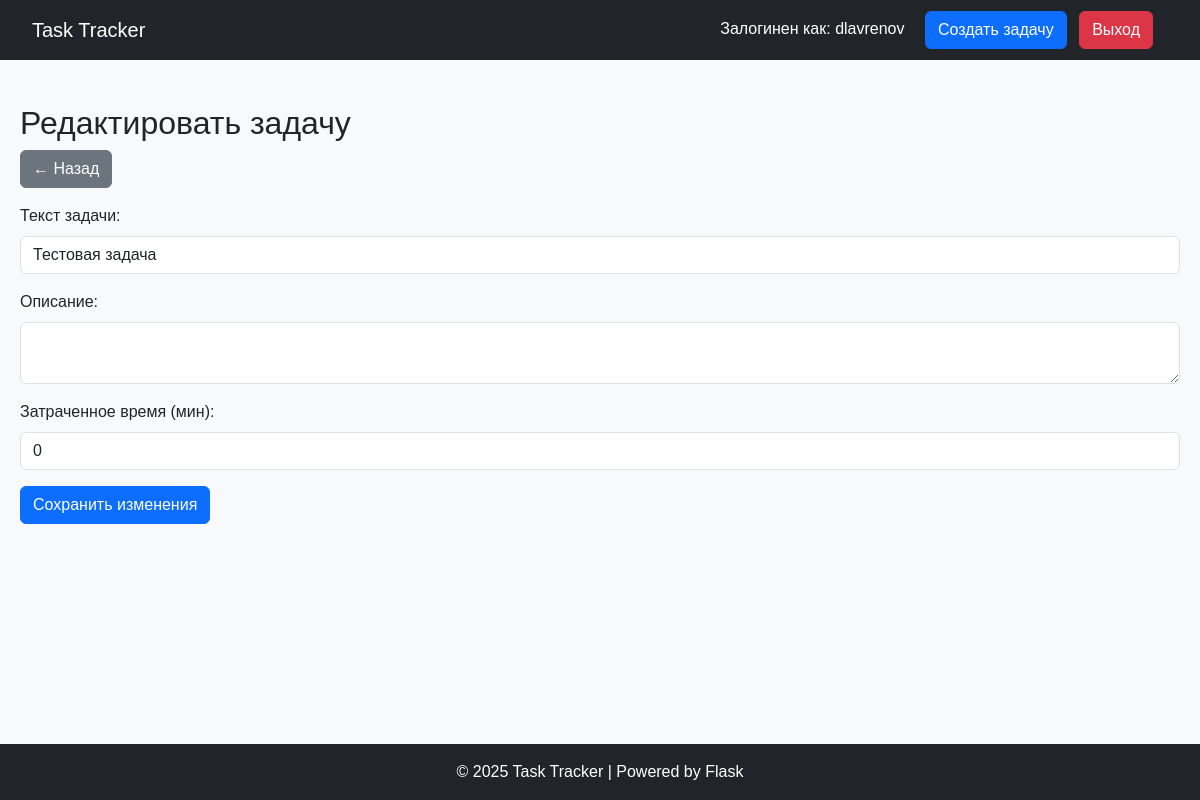
The page /edit/6 (signed in) on the database its author committed.
### tables this page shows
CREATE TABLE users (
                id INTEGER PRIMARY KEY AUTOINCREMENT,
                username TEXT UNIQUE NOT NULL,
                password TEXT NOT NULL,
                is_admin BOOLEAN DEFAULT 0
            );

CREATE TABLE tasks (
                id INTEGER PRIMARY KEY AUTOINCREMENT,
                content TEXT NOT NULL,
                description TEXT,
                done BOOLEAN NOT NULL DEFAULT 0,
                created_at DATETIME DEFAULT CURRENT_TIMESTAMP,
                time_spent INTEGER DEFAULT 0,
                user_id INTEGER NOT NULL, status TEXT DEFAULT "активно",
                FOREIGN KEY(user_id) REFERENCES users(id)
            );

### app.py (the view, shortened to what this page needs)
@app.route('/edit/<int:task_id>', methods=['GET', 'POST'])
@login_required
def edit_task(task_id):
    with sqlite3.connect(DB) as conn:
        cur = conn.cursor()
        cur.execute("SELECT id, content, description, time_spent FROM tasks WHERE id = ? AND user_id = ?",
                    (task_id, current_user.id))
        task = cur.fetchone()
        if not task:
            return "Задача не найдена", 404
    return render_template('edit_task.html', task=task)

### app.py (called while the page is built)
@login_manager.user_loader
def load_user(user_id):
    with sqlite3.connect(DB) as conn:
        cur = conn.cursor()
        cur.execute("SELECT id, username, is_admin FROM users WHERE id=?", (user_id,))
        user_data = cur.fetchone()
        if user_data:
            return User(*user_data)
    return None

### templates/edit_task.html (shortened to what this page needs)
{% extends "base.html" %}
{% block content %}
<h2>Редактировать задачу</h2>
<a href="{{ url_for('tasks') }}" class="btn btn-secondary mb-3">← Назад</a>
<form method="post">
    <div class="mb-3">
        <label for="content" class="form-label">Текст задачи:</label>
        <input type="text" name="content" id="content" class="form-control" value="{{ task[1] }}" required>
    </div>
    <div class="mb-3">
        <label for="description" class="form-label">Описание:</label>
        <textarea id="description" name="description" class="form-control">{{ task[2] }}</textarea>
    </div>
    <div class="mb-3">
        <label for="time_spent" class="form-label">Затраченное время (мин):</label>
        <input type="number" id="time_spent" name="time_spent" class="form-control" value="{{ task[3] // 60 }}" min="0">
    </div>
    <button type="submit" class="btn btn-primary">Сохранить изменения</button>
</form>
{% endblock %}

### templates/base.html (shortened to what this page needs)
<!DOCTYPE html>
<html lang="ru">
<head>
    <link href="https://cdn.jsdelivr.net/npm/bootstrap@5.3.0/dist/css/bootstrap.min.css"  rel="stylesheet">
    <link rel="stylesheet" href="{{ url_for('static', filename='style.css') }}">
</head>
<body class="d-flex flex-column min-vh-100">
<nav class="navbar navbar-expand-lg navbar-dark bg-dark">
    <div class="container-fluid">
        <a class="navbar-brand" href="{{ url_for('tasks') }}">Task Tracker</a>
        <div class="ms-auto">
            {% if current_user.is_authenticated %}
                <span class="text-white me-3">Залогинен как: {{ current_user.username }}</span>
                <a href="{{ url_for('create_task') }}" class="btn btn-primary me-2 btn-custom-size">Создать задачу</a>
                <a href="{{ url_for('logout') }}" class="btn btn-danger btn-custom-size">Выход</a>
            {% else %}
                <a href="{{ url_for('login') }}" class="btn btn-primary btn-sm me-2">Войти</a>
                <a href="{{ url_for('register') }}" class="btn btn-secondary btn-sm">Регистрация</a>
            {% endif %}
        </div>
    </div>
</nav>
<div class="container my-4 flex-grow-1">
    {% block content %}{% endblock %}
</div>
<footer class="bg-dark text-white text-center py-3 mt-auto">
    &copy; 2025 Task Tracker | Powered by Flask
</footer>
</body>
</html>

### static/style.css (style rules this page uses)
body { font-family: Arial, sans-serif; margin: 0; padding: 0; background-color: #f8f9fa; }
.container { max-width: 1200px; margin: 0 auto; padding: 20px; }
h1, h2, h3 { margin-top: 0; }
.navbar { background-color: #343a40; color: white; padding: 10px 20px; }
.navbar a { color: white; text-decoration: none; margin-right: 15px; }

### rows shown on the page
users: username "dlavrenov"
tasks: content "Тестовая задача", time_spent "0"
